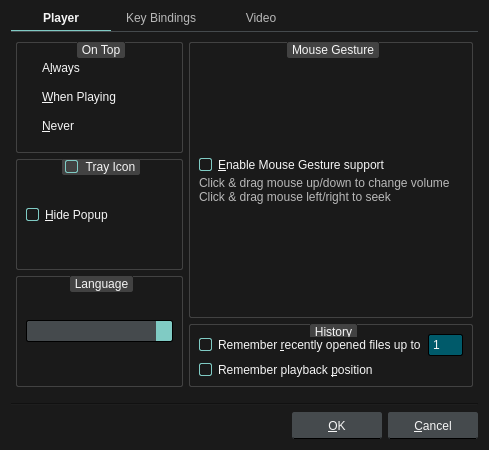
<?xml version="1.0" encoding="UTF-8"?>
<ui version="4.0">
 <class>PreferencesDialog</class>
 <widget class="QDialog" name="PreferencesDialog">
  <property name="geometry">
   <rect>
    <x>0</x>
    <y>0</y>
    <width>489</width>
    <height>450</height>
   </rect>
  </property>
  <property name="windowTitle">
   <string>Preferences</string>
  </property>
  <property name="styleSheet">
   <string notr="true">QWidget {
	font: 12px &quot;Noto Sans&quot;, &quot;FreeSans&quot;;
	background: #1A1A1A;
	color: whitesmoke;
}

/* QHeaderView for QTableWidget has to be set here */

QTableWidget QHeaderView::section {
	padding: 4px 2px;
	background: #454A4D;
	border: 1px solid #212121;
}

/* QRadioButton */

QRadioButton::indicator {
	width: 6px;
	height: 6px;
	border-radius: 5px;
	padding: 2px;
}
QRadioButton::indicator:unchecked {
	border: 1px solid whitesmoke;
	image: none;
}
QRadioButton::indicator:checked {
	border: 1px solid #80CBC4;
	image: url(:/img/selected.svg);
}

/* QCheckBox */

QCheckBox::indicator,
QGroupBox::indicator{
	width: 11px;
	height: 11px;
	border: 1px solid #80CBC4;
	border-radius: 2px;
}
QCheckBox::indicator:unchecked,
QGroupBox::indicator:unchecked {
	border: 1px solid whitesmoke;
	background: #1A1A1A;
	image: none;
}
QCheckBox::indicator:checked,
QGroupBox::indicator:checked {
	border: 1px solid #80CBC4;
	background: #80CBC4;
	image: url(:/img/checked.svg);
}

/* QComboBox */

QComboBox {
	background: #454A4D;
	border: 1px solid black;
	border-radius: 2px;
	padding: 2px;
}
QComboBox:focus {
	border: 1px solid #80CBC4;
}
QComboBox::drop-down {
	background: #80CBC4;
	border-top-right-radius: 2px;
	border-bottom-right-radius: 2px;
}
QComboBox::down-arrow {
	image: url(:/img/down-arrow.svg);
}

/* QLineEdit */

QLineEdit {
	background: black;
	border: 1px solid #454A4D;
	border-radius: 2px;
	padding: 2px;
}
QLineEdit:focus {
	border: 1px solid #80CBC4;
}

/* QPushButton */

QPushButton {
	background: #454A4D;
	border: 1px solid #454A4D;
	border-bottom: 1px solid black;
	border-radius: 2px;
	color: whitesmoke;
	min-width: 76px;
	min-height: 17px;
	padding: 4px 6px;
}
QPushButton:focus {
	border: 1px solid #80CBC4;
	outline: none;
}
QPushButton:pressed {
	background: #2E3133;
}
QPushButton:disabled {
	background: transparent;
	border: 1px solid #454A4D;
	color: #B8B8B8;
}

/* QSpinBox */

QSpinBox {
	background: #005A6A;
	border: 1px solid black;
	border-radius: 2px;
	padding: 2px;
}
QSpinBox::disabled {
	color: #B8B8B8;
}
QSpinBox::up-button,
QSpinBox::down-button {
	border: none;
	width: 10px;
}
QSpinBox::up-arrow {
	background: url(:/img/up-arrow.svg);
}
QSpinBox::down-arrow {
	background: url(:/img/down-arrow.svg);
}

/* QGroupBox */

QGroupBox {
	border: 1px solid #424242;
	border-radius: 2px;
	margin-top: 0.5em;
}
QGroupBox::title {
	subcontrol-origin: margin;
	subcontrol-position: top center;
	background: #424242;
	border: 1px solid #424242;
	border-radius: 2px;
	padding: 0 2px;
}

/* QScrollBar */

QScrollBar:vertical {
	padding-left: 1px;
	width: 6px;
}
QScrollBar::handle:vertical {
	background: #80CBC4;
	border-radius: 2px;
	min-height: 10px;
}
QScrollBar::add-line:vertical,
QScrollBar::sub-line:vertical {
	border: none;
}
QScrollBar::add-page:vertical,
QScrollBar::sub-page:vertical  {
	background: #5A5A5A;
	margin: 0 2px;
}
QScrollBar::up-arrow:vertical,
QScrollBar::down-arrow:vertical {
	background: transparent;
}

QScrollBar:horizontal {
	padding-top: 1px;
	height: 6px;
}
QScrollBar::handle:horizontal {
	background: #80CBC4;
	border-radius: 2px;
	min-width: 10px;
}
QScrollBar::add-line:horizontal,
QScrollBar::sub-line:horizontal {
	border: none;
}
QScrollBar::add-page:horizontal,
QScrollBar::sub-page:horizontal {
	background: #5A5A5A;
	margin: 2px 0;
}
QScrollBar::left-arrow:horizontal,
QScrollBar::right-arrow:horizontal {
	background: transparent;
}</string>
  </property>
  <layout class="QVBoxLayout" name="verticalLayout_8">
   <item>
    <widget class="QTabWidget" name="tabWidget">
     <property name="styleSheet">
      <string notr="true">QTabWidget::pane { /* The tab widget frame */
	border-top: 1px solid #454A4D;
	padding: 5px 0px;
}

QTabWidget::tab-bar { alignment: center; }

/* Style the tab using the tab sub-control. Note that
    it reads QTabBar _not_ QTabWidget */
QTabBar::tab {
	border-style: none;
	padding-bottom: 5px;
	min-width: 100px;
}
QTabBar::tab:selected {
	border-bottom: 1px solid #80CBC4;
	font-weight: bold;
}
QTabBar::tab:!selected {
	color: #B8B8B8;
	font-weight: normal;
	margin-bottom: 1px;
}</string>
     </property>
     <property name="currentIndex">
      <number>0</number>
     </property>
     <widget class="QWidget" name="tab">
      <attribute name="title">
       <string>Player</string>
      </attribute>
      <layout class="QHBoxLayout" name="horizontalLayout_5">
       <property name="leftMargin">
        <number>5</number>
       </property>
       <property name="topMargin">
        <number>5</number>
       </property>
       <property name="rightMargin">
        <number>5</number>
       </property>
       <property name="bottomMargin">
        <number>5</number>
       </property>
       <item>
        <layout class="QVBoxLayout" name="verticalLayout">
         <item>
          <widget class="QGroupBox" name="groupBox">
           <property name="title">
            <string>On Top</string>
           </property>
           <layout class="QVBoxLayout" name="verticalLayout_2">
            <item>
             <widget class="QRadioButton" name="alwaysRadioButton">
              <property name="text">
               <string>A&amp;lways</string>
              </property>
             </widget>
            </item>
            <item>
             <widget class="QRadioButton" name="playingRadioButton">
              <property name="text">
               <string>&amp;When Playing</string>
              </property>
             </widget>
            </item>
            <item>
             <widget class="QRadioButton" name="neverRadioButton">
              <property name="text">
               <string>&amp;Never</string>
              </property>
             </widget>
            </item>
           </layout>
          </widget>
         </item>
         <item>
          <widget class="QGroupBox" name="groupBox_2">
           <property name="title">
            <string>Tray Icon</string>
           </property>
           <property name="checkable">
            <bool>true</bool>
           </property>
           <layout class="QVBoxLayout" name="verticalLayout_3">
            <item>
             <widget class="QCheckBox" name="hidePopupCheckBox">
              <property name="text">
               <string>&amp;Hide Popup</string>
              </property>
             </widget>
            </item>
           </layout>
          </widget>
         </item>
         <item>
          <widget class="QGroupBox" name="groupBox_6">
           <property name="title">
            <string>Language</string>
           </property>
           <layout class="QHBoxLayout" name="horizontalLayout_3">
            <item>
             <widget class="QComboBox" name="langComboBox">
              <property name="sizePolicy">
               <sizepolicy hsizetype="Expanding" vsizetype="Fixed">
                <horstretch>0</horstretch>
                <verstretch>0</verstretch>
               </sizepolicy>
              </property>
             </widget>
            </item>
           </layout>
          </widget>
         </item>
        </layout>
       </item>
       <item>
        <layout class="QVBoxLayout" name="verticalLayout_9">
         <item>
          <widget class="QGroupBox" name="groupBox_4">
           <property name="title">
            <string>Mouse Gesture</string>
           </property>
           <layout class="QVBoxLayout" name="verticalLayout_7">
            <property name="spacing">
             <number>4</number>
            </property>
            <item>
             <spacer name="verticalSpacer_2">
              <property name="orientation">
               <enum>Qt::Vertical</enum>
              </property>
              <property name="sizeHint" stdset="0">
               <size>
                <width>20</width>
                <height>40</height>
               </size>
              </property>
             </spacer>
            </item>
            <item>
             <widget class="QCheckBox" name="gestureCheckBox">
              <property name="text">
               <string>&amp;Enable Mouse Gesture support</string>
              </property>
             </widget>
            </item>
            <item>
             <widget class="QLabel" name="label_5">
              <property name="styleSheet">
               <string notr="true">QLabel {
	color: #B8B8B8;
}</string>
              </property>
              <property name="text">
               <string>&lt;html&gt;&lt;head/&gt;&lt;body&gt;&lt;p&gt;Click &amp;amp; drag mouse up/down to change volume&lt;br&gt;Click &amp;amp; drag mouse left/right to seek&lt;/b&gt;&lt;/body&gt;&lt;/html&gt;</string>
              </property>
              <property name="wordWrap">
               <bool>true</bool>
              </property>
             </widget>
            </item>
            <item>
             <spacer name="verticalSpacer_3">
              <property name="orientation">
               <enum>Qt::Vertical</enum>
              </property>
              <property name="sizeHint" stdset="0">
               <size>
                <width>20</width>
                <height>40</height>
               </size>
              </property>
             </spacer>
            </item>
           </layout>
          </widget>
         </item>
         <item>
          <widget class="QGroupBox" name="groupBox_5">
           <property name="title">
            <string>History</string>
           </property>
           <layout class="QVBoxLayout" name="verticalLayout_6">
            <item>
             <layout class="QHBoxLayout" name="horizontalLayout_6">
              <item>
               <widget class="QCheckBox" name="recentCheckBox">
                <property name="text">
                 <string>Remember &amp;recently opened files up to</string>
                </property>
               </widget>
              </item>
              <item>
               <widget class="QSpinBox" name="recentSpinBox">
                <property name="minimum">
                 <number>1</number>
                </property>
                <property name="maximum">
                 <number>20</number>
                </property>
               </widget>
              </item>
             </layout>
            </item>
            <item>
             <widget class="QCheckBox" name="resumeCheckBox">
              <property name="text">
               <string>Remember playback &amp;position</string>
              </property>
             </widget>
            </item>
           </layout>
          </widget>
         </item>
        </layout>
       </item>
      </layout>
     </widget>
     <widget class="QWidget" name="tab_3">
      <attribute name="title">
       <string>Key Bindings</string>
      </attribute>
      <layout class="QVBoxLayout" name="verticalLayout_5">
       <property name="leftMargin">
        <number>0</number>
       </property>
       <property name="topMargin">
        <number>0</number>
       </property>
       <property name="rightMargin">
        <number>0</number>
       </property>
       <property name="bottomMargin">
        <number>0</number>
       </property>
       <item>
        <widget class="QLabel" name="label_6">
         <property name="styleSheet">
          <string notr="true">QLabel {
	color: #B8B8B8;
}</string>
         </property>
         <property name="text">
          <string>Prefix a command with 'mpv' to make it run as an input command.</string>
         </property>
         <property name="wordWrap">
          <bool>true</bool>
         </property>
        </widget>
       </item>
       <item>
        <widget class="QTableWidget" name="infoWidget">
         <property name="styleSheet">
          <string notr="true">/* QHeaderView set under main stylesheet (QDialog) */

QTableWidget {
	border: 1px solid #212121;
	background: black;
}

QTableWidget::item {
	alternate-background-color: #141414;
}
QTableWidget::item:alternate {
    background: #141414;
}
QTableWidget::item:selected {
	background: #80CBC4;
}</string>
         </property>
         <property name="editTriggers">
          <set>QAbstractItemView::NoEditTriggers</set>
         </property>
         <property name="tabKeyNavigation">
          <bool>false</bool>
         </property>
         <property name="showDropIndicator" stdset="0">
          <bool>false</bool>
         </property>
         <property name="alternatingRowColors">
          <bool>true</bool>
         </property>
         <property name="selectionMode">
          <enum>QAbstractItemView::SingleSelection</enum>
         </property>
         <property name="selectionBehavior">
          <enum>QAbstractItemView::SelectRows</enum>
         </property>
         <property name="sortingEnabled">
          <bool>true</bool>
         </property>
         <property name="cornerButtonEnabled">
          <bool>false</bool>
         </property>
         <attribute name="horizontalHeaderCascadingSectionResizes">
          <bool>false</bool>
         </attribute>
         <attribute name="horizontalHeaderHighlightSections">
          <bool>false</bool>
         </attribute>
         <attribute name="horizontalHeaderStretchLastSection">
          <bool>true</bool>
         </attribute>
         <attribute name="verticalHeaderVisible">
          <bool>false</bool>
         </attribute>
         <attribute name="verticalHeaderHighlightSections">
          <bool>false</bool>
         </attribute>
         <column>
          <property name="text">
           <string>Key</string>
          </property>
         </column>
         <column>
          <property name="text">
           <string>Command</string>
          </property>
         </column>
         <column>
          <property name="text">
           <string>Label</string>
          </property>
         </column>
        </widget>
       </item>
       <item>
        <layout class="QHBoxLayout" name="horizontalLayout_4">
         <item>
          <widget class="QPushButton" name="addKeyButton">
           <property name="styleSheet">
            <string notr="true">QPushButton {
    min-width: 40px;
}</string>
           </property>
           <property name="icon">
            <iconset resource="../rsclist.qrc">
             <normaloff>:/img/add.svg</normaloff>:/img/add.svg</iconset>
           </property>
          </widget>
         </item>
         <item>
          <widget class="QPushButton" name="removeKeyButton">
           <property name="enabled">
            <bool>false</bool>
           </property>
           <property name="styleSheet">
            <string notr="true">QPushButton {
    min-width: 40px;
}</string>
           </property>
           <property name="icon">
            <iconset resource="../rsclist.qrc">
             <normaloff>:/img/remove.svg</normaloff>:/img/remove.svg</iconset>
           </property>
          </widget>
         </item>
         <item>
          <widget class="QPushButton" name="editKeyButton">
           <property name="enabled">
            <bool>false</bool>
           </property>
           <property name="styleSheet">
            <string notr="true">QPushButton {
    min-width: 40px;
}</string>
           </property>
           <property name="icon">
            <iconset resource="../rsclist.qrc">
             <normaloff>:/img/edit.svg</normaloff>:/img/edit.svg</iconset>
           </property>
          </widget>
         </item>
         <item>
          <spacer name="horizontalSpacer_5">
           <property name="orientation">
            <enum>Qt::Horizontal</enum>
           </property>
           <property name="sizeHint" stdset="0">
            <size>
             <width>40</width>
             <height>20</height>
            </size>
           </property>
          </spacer>
         </item>
         <item>
          <widget class="QPushButton" name="resetKeyButton">
           <property name="styleSheet">
            <string notr="true">/* resetKeyButton */

QPushButton {
	background: #A51051;
	border: 1px solid #A51051
}
QPushButton:focus {
	border: 1px solid #80CBC4;
}
QPushButton:pressed {
	background: #720B38;
}</string>
           </property>
           <property name="text">
            <string>Rese&amp;t All</string>
           </property>
          </widget>
         </item>
        </layout>
       </item>
      </layout>
     </widget>
     <widget class="QWidget" name="tab_2">
      <attribute name="title">
       <string>Video</string>
      </attribute>
      <layout class="QVBoxLayout" name="verticalLayout_4">
       <property name="leftMargin">
        <number>5</number>
       </property>
       <property name="topMargin">
        <number>5</number>
       </property>
       <property name="rightMargin">
        <number>5</number>
       </property>
       <property name="bottomMargin">
        <number>5</number>
       </property>
       <item>
        <layout class="QHBoxLayout" name="horizontalLayout">
         <item>
          <widget class="QCheckBox" name="autoFitCheckBox">
           <property name="text">
            <string>&amp;Auto-Fit Window:</string>
           </property>
          </widget>
         </item>
         <item>
          <widget class="QComboBox" name="comboBox">
           <property name="currentIndex">
            <number>2</number>
           </property>
           <item>
            <property name="text">
             <string>50%</string>
            </property>
           </item>
           <item>
            <property name="text">
             <string>75%</string>
            </property>
           </item>
           <item>
            <property name="text">
             <string>100%</string>
            </property>
           </item>
           <item>
            <property name="text">
             <string>200%</string>
            </property>
           </item>
          </widget>
         </item>
         <item>
          <spacer name="spacer">
           <property name="orientation">
            <enum>Qt::Horizontal</enum>
           </property>
           <property name="sizeHint" stdset="0">
            <size>
             <width>40</width>
             <height>20</height>
            </size>
           </property>
          </spacer>
         </item>
        </layout>
       </item>
       <item>
        <widget class="QGroupBox" name="groupBox_3">
         <property name="title">
          <string>Screenshot</string>
         </property>
         <layout class="QGridLayout" name="gridLayout">
          <item row="0" column="0">
           <widget class="QCheckBox" name="checkBox">
            <property name="text">
             <string>&amp;Always show the dialog</string>
            </property>
           </widget>
          </item>
          <item row="1" column="1">
           <widget class="QComboBox" name="formatComboBox">
            <item>
             <property name="text">
              <string>jpg</string>
             </property>
            </item>
            <item>
             <property name="text">
              <string>png</string>
             </property>
            </item>
            <item>
             <property name="text">
              <string>tga</string>
             </property>
            </item>
           </widget>
          </item>
          <item row="2" column="0">
           <widget class="QLabel" name="label_2">
            <property name="text">
             <string>File Name Template:</string>
            </property>
            <property name="alignment">
             <set>Qt::AlignRight|Qt::AlignTrailing|Qt::AlignVCenter</set>
            </property>
           </widget>
          </item>
          <item row="1" column="0">
           <widget class="QLabel" name="label">
            <property name="text">
             <string>File Format:</string>
            </property>
            <property name="alignment">
             <set>Qt::AlignRight|Qt::AlignTrailing|Qt::AlignVCenter</set>
            </property>
           </widget>
          </item>
          <item row="3" column="1">
           <widget class="QPushButton" name="changeButton">
            <property name="text">
             <string>Chang&amp;e...</string>
            </property>
           </widget>
          </item>
          <item row="2" column="1">
           <widget class="QLineEdit" name="templateLineEdit">
            <property name="text">
             <string>screenshot%#04n</string>
            </property>
           </widget>
          </item>
          <item row="3" column="0">
           <widget class="QLabel" name="label_3">
            <property name="text">
             <string>Default Save Location:</string>
            </property>
            <property name="alignment">
             <set>Qt::AlignRight|Qt::AlignTrailing|Qt::AlignVCenter</set>
            </property>
           </widget>
          </item>
          <item row="1" column="2">
           <spacer name="horizontalSpacer">
            <property name="orientation">
             <enum>Qt::Horizontal</enum>
            </property>
            <property name="sizeHint" stdset="0">
             <size>
              <width>40</width>
              <height>20</height>
             </size>
            </property>
           </spacer>
          </item>
          <item row="2" column="2">
           <spacer name="horizontalSpacer_2">
            <property name="orientation">
             <enum>Qt::Horizontal</enum>
            </property>
            <property name="sizeHint" stdset="0">
             <size>
              <width>40</width>
              <height>20</height>
             </size>
            </property>
           </spacer>
          </item>
          <item row="3" column="2">
           <spacer name="horizontalSpacer_3">
            <property name="orientation">
             <enum>Qt::Horizontal</enum>
            </property>
            <property name="sizeHint" stdset="0">
             <size>
              <width>40</width>
              <height>20</height>
             </size>
            </property>
           </spacer>
          </item>
         </layout>
        </widget>
       </item>
       <item>
        <spacer name="verticalSpacer">
         <property name="orientation">
          <enum>Qt::Vertical</enum>
         </property>
         <property name="sizeHint" stdset="0">
          <size>
           <width>20</width>
           <height>40</height>
          </size>
         </property>
        </spacer>
       </item>
      </layout>
     </widget>
    </widget>
   </item>
   <item>
    <widget class="Line" name="line">
     <property name="orientation">
      <enum>Qt::Horizontal</enum>
     </property>
    </widget>
   </item>
   <item>
    <layout class="QHBoxLayout" name="horizontalLayout_2">
     <item>
      <spacer name="spacer_3">
       <property name="orientation">
        <enum>Qt::Horizontal</enum>
       </property>
       <property name="sizeHint" stdset="0">
        <size>
         <width>40</width>
         <height>20</height>
        </size>
       </property>
      </spacer>
     </item>
     <item>
      <widget class="QPushButton" name="okButton">
       <property name="text">
        <string>&amp;OK</string>
       </property>
      </widget>
     </item>
     <item>
      <widget class="QPushButton" name="cancelButton">
       <property name="text">
        <string>&amp;Cancel</string>
       </property>
       <property name="default">
        <bool>true</bool>
       </property>
      </widget>
     </item>
    </layout>
   </item>
  </layout>
 </widget>
 <tabstops>
  <tabstop>tabWidget</tabstop>
  <tabstop>alwaysRadioButton</tabstop>
  <tabstop>playingRadioButton</tabstop>
  <tabstop>neverRadioButton</tabstop>
  <tabstop>groupBox_2</tabstop>
  <tabstop>hidePopupCheckBox</tabstop>
  <tabstop>langComboBox</tabstop>
  <tabstop>gestureCheckBox</tabstop>
  <tabstop>recentCheckBox</tabstop>
  <tabstop>recentSpinBox</tabstop>
  <tabstop>resumeCheckBox</tabstop>
  <tabstop>infoWidget</tabstop>
  <tabstop>addKeyButton</tabstop>
  <tabstop>removeKeyButton</tabstop>
  <tabstop>editKeyButton</tabstop>
  <tabstop>resetKeyButton</tabstop>
  <tabstop>autoFitCheckBox</tabstop>
  <tabstop>comboBox</tabstop>
  <tabstop>checkBox</tabstop>
  <tabstop>formatComboBox</tabstop>
  <tabstop>templateLineEdit</tabstop>
  <tabstop>changeButton</tabstop>
  <tabstop>okButton</tabstop>
  <tabstop>cancelButton</tabstop>
 </tabstops>
 <resources>
  <include location="../rsclist.qrc"/>
 </resources>
 <connections/>
</ui>
